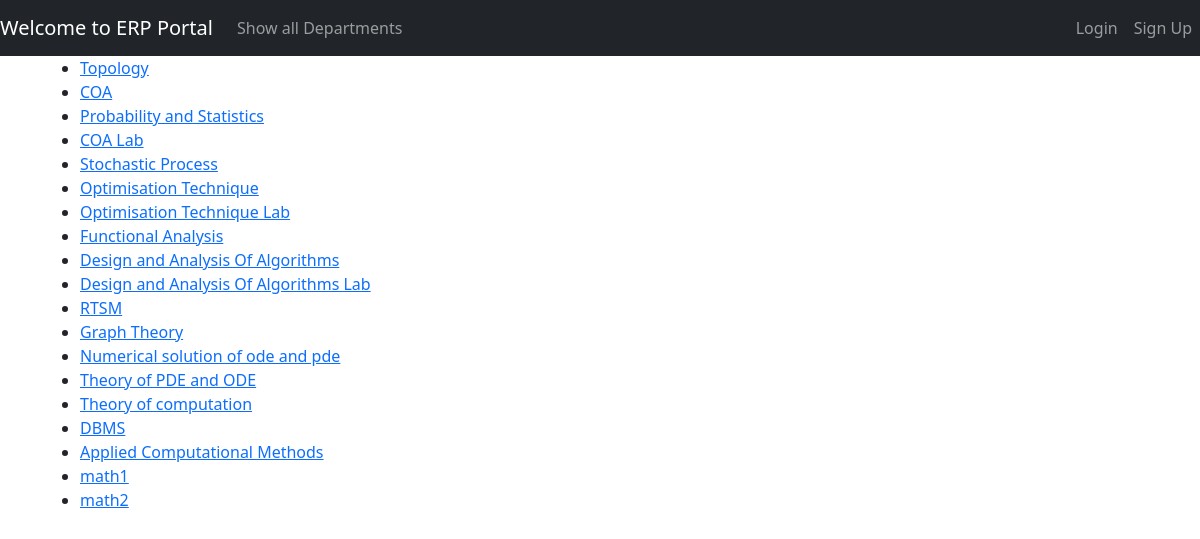
Page /Mathematics/courses on the committed database.
### erpApp/models.py (models this page shows)
class Course(models.Model):
    courseName = models.CharField(max_length=50)
    credits_score = models.IntegerField(
        validators=[MaxValueValidator(5), MinValueValidator(1)])
    deptId = models.ForeignKey(
        Department, on_delete=models.CASCADE, related_name="dept")
    semester = models.IntegerField(null=True)
    description = models.TextField(null=True)
    def __str__(self):
        return f"{self.courseName}"

### erpApp/views.py (the view)
# urls.py: path("<str:deptName>/courses", views.listCourses, name="listCourse"),
def listCourses(request, deptName):
    isMyList = False
    department = Department.objects.get(departmentName=deptName)
    courseList = department.dept.all()
    return render(request, "erpApp/listCourses.html", {
        "courseList": courseList,
        "deptName": department.departmentName,
        "isMyList": isMyList
    })

### erpApp/templates/erpApp/listCourses.html (shortened to what this page needs)
{% extends 'base.html' %}
{% block content %}
    <div class='mx-5'>
        <ul>
            {% for course in courseList %}
                <li><a href="{% url 'course' course%}">{{course}}</a></li>
            {% endfor %}
        </ul>
    </div>
{% endblock content %}

### rows in the picture
Course: courseName "Topology"
Course: courseName "COA"
Course: courseName "Probability and Statistics"
Course: courseName "COA Lab"
Course: courseName "Stochastic Process"
Course: courseName "Optimisation Technique"
Course: courseName "Optimisation Technique Lab"
Course: courseName "Functional Analysis"
Course: courseName "Design and Analysis Of Algorithms"
Course: courseName "Design and Analysis Of Algorithms Lab"
Course: courseName "RTSM"
Course: courseName "Graph Theory"
Course: courseName "Numerical solution of ode and pde"
Course: courseName "Theory of PDE and ODE"
Course: courseName "Theory of computation"
Course: courseName "DBMS"
Course: courseName "Applied Computational Methods"
Course: courseName "math1"
Course: courseName "math2"
